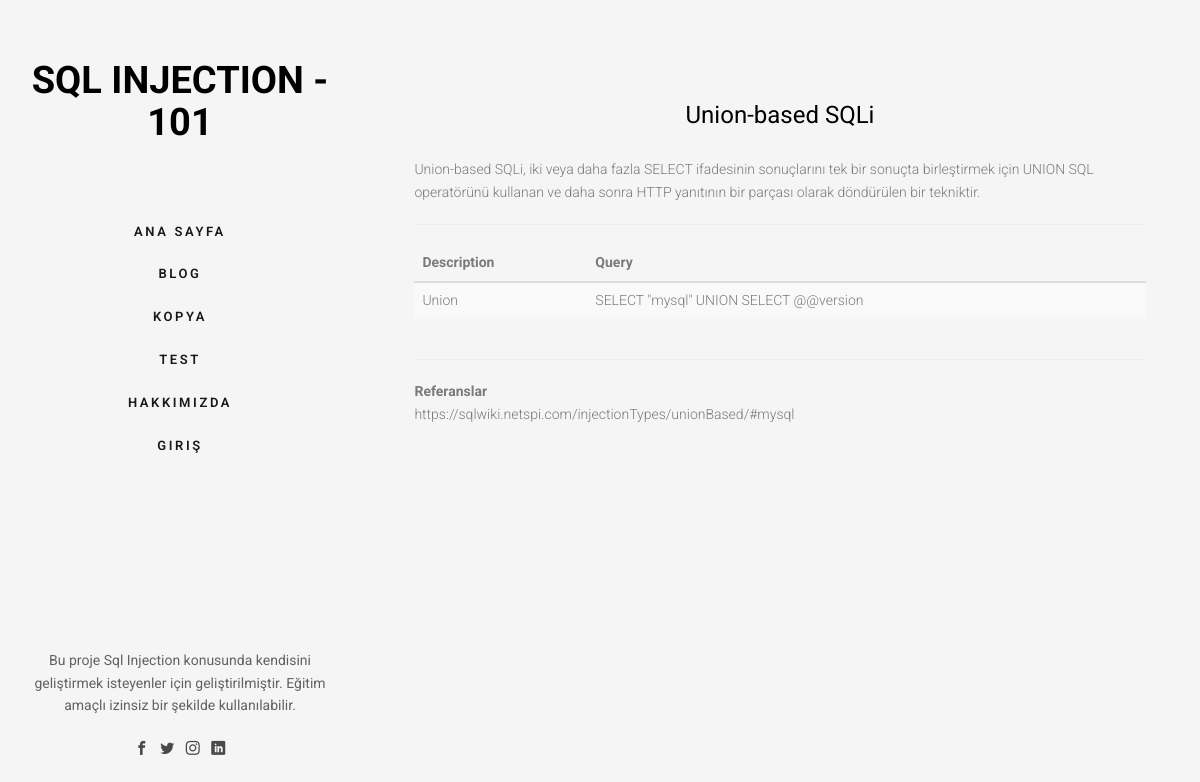
Screenshot of /type.php with the database file from the repository.
### tables this page shows
CREATE TABLE Blog (
    ID int,
    Baslik varchar(255),
    Ozet varchar(255),
    Aciklama varchar(2000),
    Referans varchar(1000),
    Resim varchar(255),
    Url varchar(255)
);

### type.php (the view, shortened to what this page needs)
<?php
   include("header.php");
   include("configuration.php");
   $id = 1;
   $sql = "SELECT * FROM Blog where ID = $id";
   $result = $conn->query($sql);
   if(isset($_GET["page"]))
   {
       echo '<div id="fh5co-main">
       <div class="fh5co-narrow-content">
           <h2 class="fh5co-heading animate-box" data-animate-effect="fadeInLeft"></h2>Statik veri güzeldir...</h2></div></div>';
   }
   else if ($result->num_rows > 0 ) {
       if(isset($_GET["data"]))
       {
           echo '<div id="fh5co-main">
           <div class="fh5co-narrow-content">
               <h2 class="fh5co-heading animate-box" data-animate-effect="fadeInLeft"></h2>Statik veri güzeldir...</h2></div></div>';
       }
       else
       {
           while($row = $result->fetch_assoc()) {
               echo '<div id="fh5co-main">
               <div class="fh5co-narrow-content">
                   <h2 class="fh5co-heading animate-box" data-animate-effect="fadeInLeft"></h2>
                       <div class="row row-bottom-padded-md">
                           <div class="col-md-12 col-sm-12 col-padding animate-box" data-animate-effect="fadeInLeft">
                               <div class="col-md-12" align="center">
                                   <h3>'.$row["Baslik"].'</h3>
                               </div>
                               <div class="col-md-12">
                                   <div class="col-md-12" >'.$row["Aciklama"].'</div>
                                       <div class="col-md-12">
                                       <hr>
                                       <strong>Referanslar</strong>'.$row["Referans"].
                                       '</div>
                                   </div>
                               </div>
                           </div>
                       </div>
               </div>';
           }
       }
   }
   ?>
   <?php
include("footer.php");
?>

### css/style.css (style rules this page uses)
body { font-family: "Roboto", Arial, sans-serif; font-weight: 300; font-size: 14px; line-height: 1.6; color: rgba(0, 0, 0, 0.5); background: whitesmoke; }
p { margin-bottom: 1.5em; }
h1, h2, h3, h4, h5, h6 { color: #000; font-family: "Roboto", Arial, sans-serif; font-weight: 400; margin: 0 0 30px 0; }
#fh5co-main { width: 80%; float: right; -webkit-transition: 0.5s; -o-transition: 0.5s; transition: 0.5s; }
@media screen and (max-width: 1200px) { #fh5co-main { width: 70%; } }
#fh5co-main .fh5co-narrow-content { position: relative; width: 93%; margin: 0 auto; padding: 4em 0; clear: both; }
.row-bottom-padded-md { padding-bottom: 4em; }
.col-padding { padding: 10px !important; }
.js .animate-box { opacity: 0; }

### rows the page displays
blog: Baslik "Union-based SQLi", Aciklama "Union-based SQLi, iki veya daha fazla SELECT ifadesinin sonuçlarını tek bir sonuçta birleştirmek için UNION SQL operatörünü kullanan ve daha sonra HTTP yanıtının bir parçası olarak döndürülen bir tekniktir. Description Query Union SELECT \"mysql\" UNION SELECT @@version", Referans "https://sqlwiki.netspi.com/injectionTypes/unionBased/#mysql"
